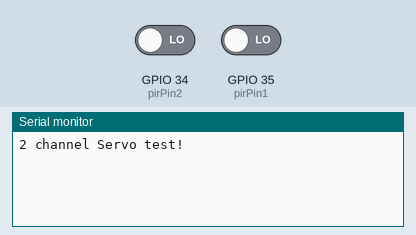
A sketch run on a simulated ESP32. On the bench: the last lines printed to the serial monitor. The test bench sets the inputs (shaded band); at power-on: GPIO 34 (pirPin2) LOW, GPIO 35 (pirPin1) LOW.

Above: at 1.2 s.
1.3 s: GPIO 34 (pirPin2) driven HIGH
At 2.5 s:
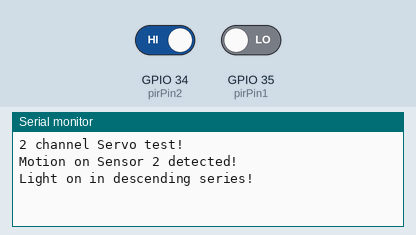
2.8 s: GPIO 34 (pirPin2) driven LOW
At 4.0 s:
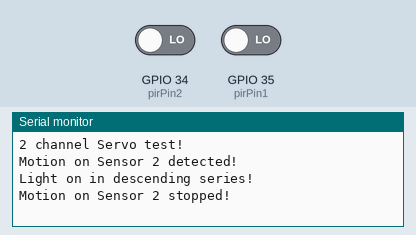
4.3 s: GPIO 35 (pirPin1) driven HIGH
At 5.4 s:
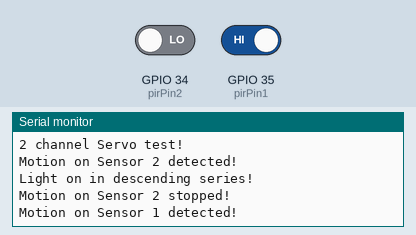
5.8 s: GPIO 35 (pirPin1) driven LOW
At 6.7 s:
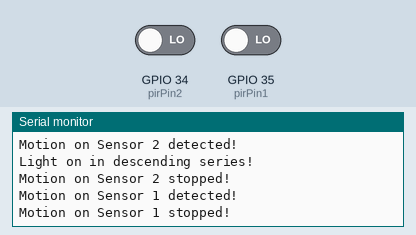
7.3 s: GPIO 35 (pirPin1) driven HIGH
At 10.24 s:
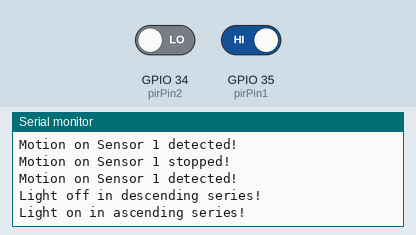
10.3 s: GPIO 34 (pirPin2) driven HIGH
At 10.44 s:
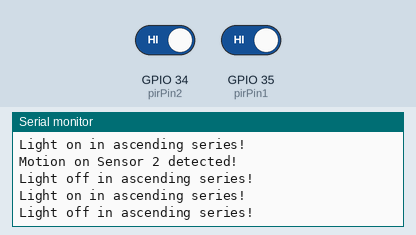

Measured:
- after the input at 1.3 s, the serial monitor: prints a new line at once (image 1)
- after the input at 2.8 s, the serial monitor: prints a new line at once (image 2)
- after the input at 4.3 s, the serial monitor: prints a new line at once (image 3)
- after the input at 5.8 s, the serial monitor: prints a new line at once (image 4)
- after the input at 7.3 s, the serial monitor: prints a new line after 2.7 s (image 5)
- after the input at 10.3 s, the serial monitor: prints a new line at once (image 6)

The sketch:

LED_Stairs.ino
```cpp
// In development

#include <Wire.h>
#include <Adafruit_PWMServoDriver.h>

Adafruit_PWMServoDriver pwm = Adafruit_PWMServoDriver();

// Adafruit 16-channel PWM & Servo driver
// Depending on your servo make, the pulse width min and max may vary, you
// want these to be as small/large as possible without hitting the hard stop
// for max range. You'll have to tweak them as necessary to match the servos you
// have!
#define SERVOMIN  0 // This is the 'minimum' pulse length count (out of 4096)
#define SERVOMAX  1000 // This is the 'maximum' pulse length count (out of 4096)
#define USMIN  600 // This is the rounded 'minimum' microsecond length based on the minimum pulse of 150
#define USMAX  2400 // This is the rounded 'maximum' microsecond length based on the maximum pulse of 600
#define SERVO_FREQ 300 // Analog servos run at ~50 Hz updates

#define pirPin1 35 // PIR downstairs
#define pirPin2 34 // PIR upstairs
bool pirState1 = false; // by default, no motion detected
bool pirState2 = false;
int pirValue1 = LOW; // variable to store the sensor status (value)
int pirValue2 = LOW;
unsigned long pirCheckInterval=100;    // the time we need to wait in ms
unsigned long pirPreviousMillis=0; // millis() returns an unsigned long.

int lightState = 0; // Defines if the lights are currently off (0), go on in ascending series (1) or go on in decending series (2)
unsigned long lightStayOnTime=10000;    // the time the lights stay on if PIR is triggered in ms
unsigned long lightPreviousMillis=0; // millis() returns an unsigned long.

// our servo # counter
uint8_t servonum = 0;
int steps = 20;

void setup() {
  Serial.begin(9600);
  Serial.println("2 channel Servo test!");

  pwm.begin();
  /*
   * In theory the internal oscillator (clock) is 25MHz but it really isn't
   * that precise. You can 'calibrate' this by tweaking this number until
   * you get the PWM update frequency you're expecting!
   * The int.osc. for the PCA9685 chip is a range between about 23-27MHz and
   * is used for calculating things like writeMicroseconds()
   * Analog servos run at ~50 Hz updates, It is importaint to use an
   * oscilloscope in setting the int.osc frequency for the I2C PCA9685 chip.
   * 1) Attach the oscilloscope to one of the PWM signal pins and ground on
   *    the I2C PCA9685 chip you are setting the value for.
   * 2) Adjust setOscillatorFrequency() until the PWM update frequency is the
   *    expected value (50Hz for most ESCs)
   * Setting the value here is specific to each individual I2C PCA9685 chip and
   * affects the calculations for the PWM update frequency.
   * Failure to correctly set the int.osc value will cause unexpected PWM results
   */
  pwm.setOscillatorFrequency(27000000);
  pwm.setPWMFreq(SERVO_FREQ);  // Analog servos run at ~50 Hz updates

  pinMode(pirPin1, INPUT);    // initialize sensor as an input
  pinMode(pirPin2, INPUT);    // initialize sensor as an input

  delay(10);
}

void loop() {

  // Check PIR States
  if ((unsigned long)(millis() - pirPreviousMillis) >= pirCheckInterval) {
    pirPreviousMillis = millis();

    // PIR 1
    pirValue1 = digitalRead(pirPin1);   // read sensor value
    if (pirValue1 == HIGH) {           // check if the sensor is HIGH
      if (pirState1 == false) {
        Serial.println("Motion on Sensor 1 detected!");
        pirState1 = true;       // update variable state to true
      }
    }
    else {
        if (pirState1 == true){
          Serial.println("Motion on Sensor 1 stopped!");
          pirState1 = false;       // update variable state to false
      }
    }

    // PIR 2
    pirValue2 = digitalRead(pirPin2);   // read sensor value
    if (pirValue2 == HIGH) {           // check if the sensor is HIGH
      if (pirState2 == false) {
        Serial.println("Motion on Sensor 2 detected!");
        pirState2 = true;       // update variable state to true
      }
    }
    else {
        if (pirState2 == true){
          Serial.println("Motion on Sensor 2 stopped!");
          pirState2 = false;       // update variable state to false
        }
    }

      // If motion is detected switch on lights in ascending or descending series
    if (pirState1 == true) {
      // Check if currently active
      if (lightState == 0){
        lightState = 1; // Switch on light in ascending series
        Serial.println("Light on in ascending series!");
        // Start timer for switching lights off in ascending series
        lightPreviousMillis = millis();
        // Function Licht von unten nach oben an
      }
      else if (lightState == 2){
        // Reset timer for off
        lightPreviousMillis = 0;
      }
    }

    if (pirState2 == true) {
      // Check if currently active
      if (lightState == 0){
        lightState = 2; // Switch on light in descending series
        Serial.println("Light on in descending series!");
        // Start timer for switching lights off in descending series
        lightPreviousMillis = millis();
        // Function Licht von oben nach unten an
      }
      else if (lightState == 1){
        // Reset timer for off
        lightPreviousMillis = 0;
      }
    }
  }


  // Switch lights off
  if (lightState == 1){
    //Check if timer is zero
    if ((unsigned long)(millis() - lightPreviousMillis) >= lightStayOnTime) {
      // Switch light off in ascending series
      Serial.println("Light off in ascending series!");
      lightState = 0;
    }

  }
  else if  (lightState == 2){
    //Check if timer is zero
    if ((unsigned long)(millis() - lightPreviousMillis) >= lightStayOnTime) {
      // Switch light off in descending series
      Serial.println("Light off in descending series!");
      lightState = 0;
    }
  }


/*
  //PIR 2

  */

  // LED

  /*
  delay(1000);

  // Drive each servo one at a time using setPWM()
  servonum = 0;
  Serial.println(servonum);
  for (uint16_t pulselen = SERVOMIN; pulselen <= steps; pulselen++) {
    pwm.setPWM(servonum, 0, expFunction(pulselen));
    delay(30);
  }

  servonum = 1;
  Serial.println(servonum);
  for (uint16_t pulselen = SERVOMIN; pulselen <= steps; pulselen++) {
    pwm.setPWM(servonum, 0, expFunction(pulselen));
    delay(30);
  }
  // Hier alle weiteren Steppenstufen

  delay(1000); // Verzögerung wenn oben

  servonum = 0;
  Serial.println(servonum);
  for (uint16_t pulselen = steps; pulselen > SERVOMIN; pulselen--) {
    pwm.setPWM(servonum, 0, expFunction(pulselen));
    delay(30);
  }
  //pwm.setPWM(servonum, 0, 4096);

  servonum = 1;
  Serial.println(servonum);
  for (uint16_t pulselen = steps; pulselen > SERVOMIN; pulselen--) {
    pwm.setPWM(servonum, 0, expFunction(pulselen));
    delay(30);
  }
  //pwm.setPWM(servonum, 0, 4096);

  */

}

int expFunction(int x) {

  double y = pow(1.5157, x) - 1;
  return (int) y;

}

/*
int expSteps(int interval) {

  steps = pow((interval - 1), 1/20); // In 20 steps
  return (int) y;

}
*/
```
